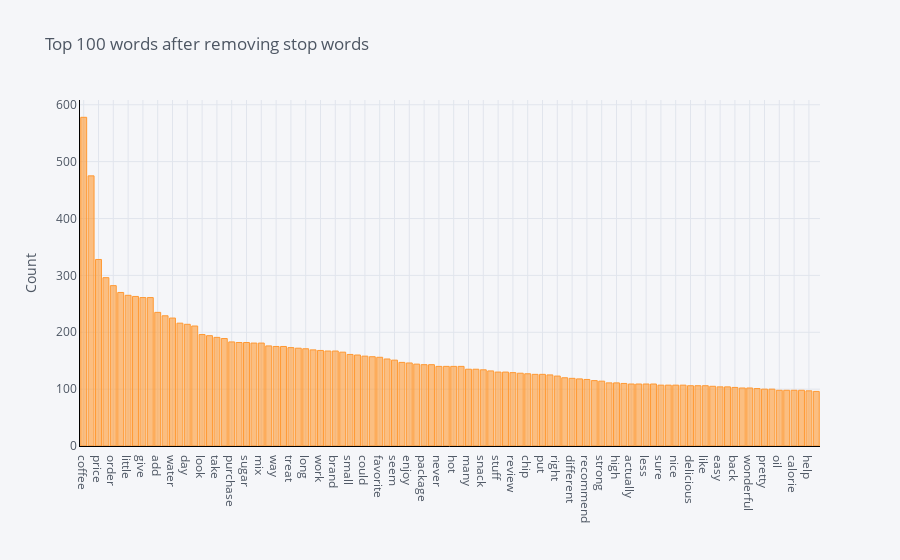

Write notebook code for a chart like this one.
### Code cell
plot_model()

### Figure 1 — Plotly figure (JSON) as saved in the notebook; plotly's stock layout.template omitted (floating-point values rounded to 4 significant figures)
{"data": [{"marker": {"color": "rgba(255, 153, 51, 0.6)", "line": {"color": "rgba(255, 153, 51, 1.0)", "width": 1}}, "name": "count", "orientation": "v", "text": "", "type": "bar", "x": ["coffee", "tea", "price", "dog", "order", "bag", "little", "think", "give", "say", "add", "drink", "water", "cup", "day", "come", "look", "want", "take", "box", "purchase", "know", "sugar", "first", "mix", "thing", "way", "still", "treat", "store", "long", "bad", "work", "chocolate", "brand", "cat", "small", "pack", "could", "sweet", "favorite", "cookie", "seem", "need", "enjoy", "keep", "package", "year", "never", "may", "hot", "see", "many", "bar", "snack", "healthy", "stuff", "always", "review", "bit", "chip", "ever", "put", "ingredient", "right", "lot", "different", "quality", "recommend", "feel", "strong", "definitely", "high", "perfect", "actually", "last", "less", "however", "sure", "enough", "nice", "smell", "delicious", "hard", "like", "big", "easy", "start", "back", "people", "wonderful", "leave", "pretty", "problem", "oil", "month", "calorie", "half", "help", "milk"], "y": [578, 475, 328, 296, 282, 270, 265, 263, 261, 261, 235, 229, 225, 216, 214, 211, 196, 194, 191, 189, 183, 182, 182, 181, 181, 176, 175, 175, 173, 172, 171, 169, 168, 167, 167, 165, 161, 160, 158, 157, 156, 153, 151, 147, 146, 144, 143, 143, 140, 140, 140, 140, 135, 135, 134, 132, 130, 130, 129, 128, 127, 126, 126, 125, 123, 120, 119, 118, 117, 115, 114, 111, 111, 110, 109, 109, 109, 109, 107, 107, 107, 107, 106, 106, 106, 105, 104, 104, 103, 102, 102, 101, 100, 100, 98, 98, 98, 98, 97, 96]}], "layout": {"legend": {"bgcolor": "#F5F6F9", "font": {"color": "#4D5663"}}, "paper_bgcolor": "#F5F6F9", "plot_bgcolor": "#F5F6F9", "title": {"font": {"color": "#4D5663"}, "text": "Top 100 words after removing stop words"}, "xaxis": {"gridcolor": "#E1E5ED", "linecolor": "black", "showgrid": true, "tickfont": {"color": "#4D5663"}, "title": {"font": {"color": "#4D5663"}, "text": ""}, "zerolinecolor": "#E1E5ED"}, "yaxis": {"gridcolor": "#E1E5ED", "linecolor": "black", "showgrid": true, "tickfont": {"color": "#4D5663"}, "title": {"font": {"color": "#4D5663"}, "text": "Count"}, "zerolinecolor": "#E1E5ED"}}}
